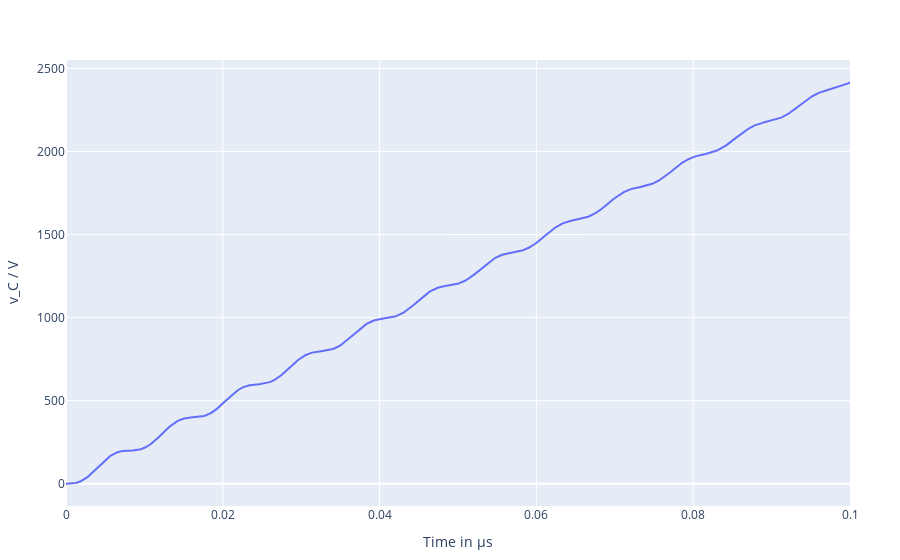

Notebook cell for this chart:
### Code cell
layout = Layout(xaxis_title="Time in µs", yaxis_title="v_C / V")
p = Plot(t, xout[5,:], layout)
display(p)

### Figure 1 — Plotly figure (JSON) as saved in the notebook; plotly's stock layout.template omitted (floating-point values rounded to 4 significant figures; data arrays with more than 128 entries replaced by an {"elided": "..."} marker saying what was removed)
{"data": [{"type": "scatter", "x": {"elided": "10001 float values"}, "y": {"elided": "10001 float values"}}], "layout": {"margin": {"b": 50, "l": 50, "r": 50, "t": 60}, "xaxis": {"title": {"text": "Time in µs"}}, "yaxis": {"title": {"text": "v_C / V"}}}}
